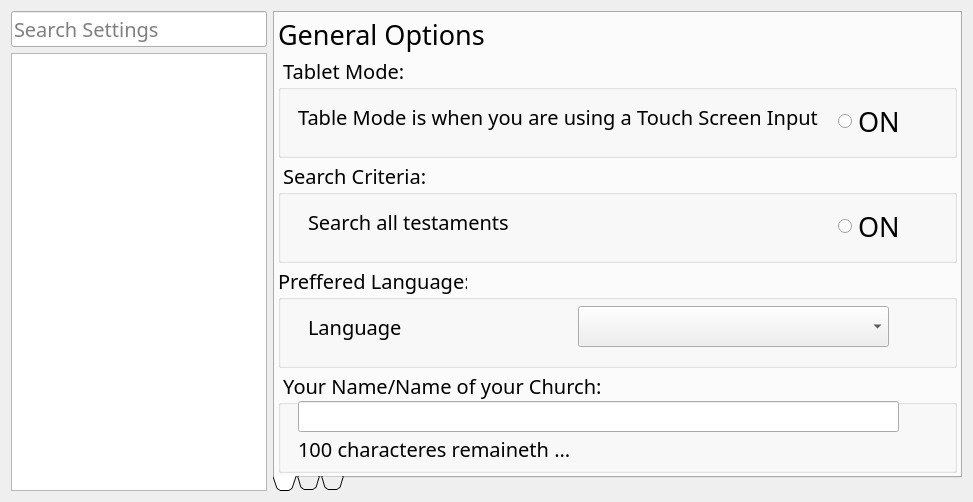
<?xml version="1.0" encoding="UTF-8"?>
<ui version="4.0">
 <class>BiblePreferences</class>
 <widget class="QDialog" name="BiblePreferences">
  <property name="geometry">
   <rect>
    <x>0</x>
    <y>0</y>
    <width>973</width>
    <height>502</height>
   </rect>
  </property>
  <property name="font">
   <font>
    <family>Trebuchet MS</family>
    <pointsize>15</pointsize>
   </font>
  </property>
  <property name="windowTitle">
   <string>Manage Preferences</string>
  </property>
  <property name="windowIcon">
   <iconset resource="icons/icons.qrc">
    <normaloff>:/icons/appicon</normaloff>:/icons/appicon</iconset>
  </property>
  <property name="sizeGripEnabled">
   <bool>false</bool>
  </property>
  <layout class="QVBoxLayout" name="MainLayout">
   <item>
    <layout class="QHBoxLayout" name="CentralWidget">
     <property name="bottomMargin">
      <number>0</number>
     </property>
     <item>
      <layout class="QVBoxLayout" name="PanelLeft">
       <item>
        <widget class="QLineEdit" name="TxtSearch">
         <property name="sizePolicy">
          <sizepolicy hsizetype="Preferred" vsizetype="Fixed">
           <horstretch>0</horstretch>
           <verstretch>0</verstretch>
          </sizepolicy>
         </property>
         <property name="font">
          <font>
           <family>Trebuchet MS</family>
           <pointsize>15</pointsize>
          </font>
         </property>
         <property name="inputMask">
          <string/>
         </property>
         <property name="text">
          <string/>
         </property>
         <property name="placeholderText">
          <string>Search Settings</string>
         </property>
        </widget>
       </item>
       <item>
        <widget class="QListView" name="LstNavigation">
         <property name="sizePolicy">
          <sizepolicy hsizetype="Preferred" vsizetype="Expanding">
           <horstretch>0</horstretch>
           <verstretch>0</verstretch>
          </sizepolicy>
         </property>
        </widget>
       </item>
      </layout>
     </item>
     <item>
      <layout class="QVBoxLayout" name="PanelRight">
       <item>
        <widget class="QTabWidget" name="PrefsTabs">
         <property name="enabled">
          <bool>true</bool>
         </property>
         <property name="sizePolicy">
          <sizepolicy hsizetype="Expanding" vsizetype="Expanding">
           <horstretch>0</horstretch>
           <verstretch>0</verstretch>
          </sizepolicy>
         </property>
         <property name="minimumSize">
          <size>
           <width>0</width>
           <height>0</height>
          </size>
         </property>
         <property name="font">
          <font>
           <family>Trebuchet MS</family>
           <pointsize>1</pointsize>
           <weight>50</weight>
           <bold>false</bold>
          </font>
         </property>
         <property name="tabPosition">
          <enum>QTabWidget::South</enum>
         </property>
         <property name="tabShape">
          <enum>QTabWidget::Triangular</enum>
         </property>
         <property name="currentIndex">
          <number>0</number>
         </property>
         <property name="elideMode">
          <enum>Qt::ElideNone</enum>
         </property>
         <property name="documentMode">
          <bool>false</bool>
         </property>
         <property name="tabsClosable">
          <bool>false</bool>
         </property>
         <property name="movable">
          <bool>true</bool>
         </property>
         <property name="tabBarAutoHide">
          <bool>true</bool>
         </property>
         <widget class="QWidget" name="TabPage1">
          <property name="sizePolicy">
           <sizepolicy hsizetype="Preferred" vsizetype="Fixed">
            <horstretch>0</horstretch>
            <verstretch>0</verstretch>
           </sizepolicy>
          </property>
          <property name="font">
           <font>
            <family>Trebuchet MS</family>
            <pointsize>15</pointsize>
            <weight>50</weight>
            <bold>false</bold>
           </font>
          </property>
          <property name="accessibleName">
           <string extracomment="This has to be equal to the tab title in all the main tabs">History</string>
          </property>
          <attribute name="title">
           <string/>
          </attribute>
          <layout class="QVBoxLayout" name="LayoutTabPage1">
           <property name="spacing">
            <number>3</number>
           </property>
           <property name="leftMargin">
            <number>3</number>
           </property>
           <property name="topMargin">
            <number>3</number>
           </property>
           <property name="rightMargin">
            <number>3</number>
           </property>
           <property name="bottomMargin">
            <number>3</number>
           </property>
           <item>
            <widget class="QLabel" name="LabelTab1">
             <property name="sizePolicy">
              <sizepolicy hsizetype="Expanding" vsizetype="Fixed">
               <horstretch>0</horstretch>
               <verstretch>0</verstretch>
              </sizepolicy>
             </property>
             <property name="font">
              <font>
               <family>Trebuchet MS</family>
               <pointsize>20</pointsize>
               <weight>50</weight>
               <bold>false</bold>
              </font>
             </property>
             <property name="text">
              <string>General Options</string>
             </property>
            </widget>
           </item>
           <item>
            <widget class="QGroupBox" name="GrpTabletMode">
             <property name="sizePolicy">
              <sizepolicy hsizetype="Expanding" vsizetype="Ignored">
               <horstretch>0</horstretch>
               <verstretch>0</verstretch>
              </sizepolicy>
             </property>
             <property name="minimumSize">
              <size>
               <width>0</width>
               <height>0</height>
              </size>
             </property>
             <property name="title">
              <string> Tablet Mode: </string>
             </property>
             <widget class="QRadioButton" name="BtnTabletMode">
              <property name="geometry">
               <rect>
                <x>560</x>
                <y>50</y>
                <width>71</width>
                <height>31</height>
               </rect>
              </property>
              <property name="font">
               <font>
                <family>Trebuchet MS</family>
                <pointsize>20</pointsize>
                <weight>50</weight>
                <bold>false</bold>
               </font>
              </property>
              <property name="text">
               <string>ON</string>
              </property>
             </widget>
             <widget class="QLabel" name="LblTabletMode">
              <property name="geometry">
               <rect>
                <x>20</x>
                <y>40</y>
                <width>551</width>
                <height>41</height>
               </rect>
              </property>
              <property name="sizePolicy">
               <sizepolicy hsizetype="Minimum" vsizetype="Preferred">
                <horstretch>0</horstretch>
                <verstretch>0</verstretch>
               </sizepolicy>
              </property>
              <property name="font">
               <font>
                <family>Trebuchet MS</family>
                <pointsize>15</pointsize>
                <weight>50</weight>
                <bold>false</bold>
               </font>
              </property>
              <property name="text">
               <string>Table Mode is when you are using a Touch Screen Input</string>
              </property>
             </widget>
            </widget>
           </item>
           <item>
            <widget class="QGroupBox" name="GrpSearchCriteria">
             <property name="sizePolicy">
              <sizepolicy hsizetype="Expanding" vsizetype="Preferred">
               <horstretch>0</horstretch>
               <verstretch>0</verstretch>
              </sizepolicy>
             </property>
             <property name="title">
              <string> Search Criteria: </string>
             </property>
             <widget class="QLabel" name="LblSearchCriteria">
              <property name="geometry">
               <rect>
                <x>30</x>
                <y>40</y>
                <width>551</width>
                <height>41</height>
               </rect>
              </property>
              <property name="font">
               <font>
                <family>Trebuchet MS</family>
                <pointsize>15</pointsize>
                <weight>50</weight>
                <bold>false</bold>
               </font>
              </property>
              <property name="text">
               <string>Search all testaments</string>
              </property>
             </widget>
             <widget class="QRadioButton" name="BtnSearchCriteria">
              <property name="geometry">
               <rect>
                <x>560</x>
                <y>50</y>
                <width>71</width>
                <height>31</height>
               </rect>
              </property>
              <property name="font">
               <font>
                <family>Trebuchet MS</family>
                <pointsize>20</pointsize>
                <weight>50</weight>
                <bold>false</bold>
               </font>
              </property>
              <property name="text">
               <string>ON</string>
              </property>
             </widget>
            </widget>
           </item>
           <item>
            <widget class="QGroupBox" name="GrpLanguage">
             <property name="sizePolicy">
              <sizepolicy hsizetype="Expanding" vsizetype="Preferred">
               <horstretch>0</horstretch>
               <verstretch>0</verstretch>
              </sizepolicy>
             </property>
             <property name="title">
              <string>Preffered Language: </string>
             </property>
             <widget class="QLabel" name="LblLanguage">
              <property name="geometry">
               <rect>
                <x>30</x>
                <y>40</y>
                <width>551</width>
                <height>41</height>
               </rect>
              </property>
              <property name="font">
               <font>
                <family>Trebuchet MS</family>
                <pointsize>15</pointsize>
                <weight>50</weight>
                <bold>false</bold>
               </font>
              </property>
              <property name="text">
               <string>Language</string>
              </property>
             </widget>
             <widget class="QComboBox" name="CmbLanguage">
              <property name="geometry">
               <rect>
                <x>300</x>
                <y>40</y>
                <width>311</width>
                <height>41</height>
               </rect>
              </property>
              <property name="font">
               <font>
                <family>Trebuchet MS</family>
                <pointsize>15</pointsize>
                <weight>50</weight>
                <bold>false</bold>
               </font>
              </property>
             </widget>
            </widget>
           </item>
           <item>
            <widget class="QGroupBox" name="GrpYourName">
             <property name="sizePolicy">
              <sizepolicy hsizetype="Expanding" vsizetype="Preferred">
               <horstretch>0</horstretch>
               <verstretch>0</verstretch>
              </sizepolicy>
             </property>
             <property name="title">
              <string> Your Name/Name of your Church: </string>
             </property>
             <widget class="QLineEdit" name="TxtYourName">
              <property name="geometry">
               <rect>
                <x>20</x>
                <y>30</y>
                <width>601</width>
                <height>31</height>
               </rect>
              </property>
             </widget>
             <widget class="QLabel" name="LblYourName">
              <property name="geometry">
               <rect>
                <x>20</x>
                <y>70</y>
                <width>421</width>
                <height>16</height>
               </rect>
              </property>
              <property name="text">
               <string>100 characteres remaineth ...</string>
              </property>
             </widget>
            </widget>
           </item>
          </layout>
         </widget>
         <widget class="QWidget" name="TabPage2">
          <property name="font">
           <font>
            <family>Trebuchet MS</family>
            <pointsize>15</pointsize>
            <weight>50</weight>
            <bold>false</bold>
           </font>
          </property>
          <property name="accessibleName">
           <string extracomment="This has to be equal to the tab title in all the main tabs">History</string>
          </property>
          <attribute name="title">
           <string/>
          </attribute>
          <layout class="QVBoxLayout" name="LayoutTabPage2">
           <property name="spacing">
            <number>3</number>
           </property>
           <property name="leftMargin">
            <number>3</number>
           </property>
           <property name="topMargin">
            <number>3</number>
           </property>
           <property name="rightMargin">
            <number>3</number>
           </property>
           <property name="bottomMargin">
            <number>3</number>
           </property>
           <item>
            <widget class="QLabel" name="LblTabPage2">
             <property name="sizePolicy">
              <sizepolicy hsizetype="Preferred" vsizetype="Fixed">
               <horstretch>0</horstretch>
               <verstretch>0</verstretch>
              </sizepolicy>
             </property>
             <property name="font">
              <font>
               <family>Trebuchet MS</family>
               <pointsize>20</pointsize>
               <weight>50</weight>
               <bold>false</bold>
              </font>
             </property>
             <property name="text">
              <string>App Font Options</string>
             </property>
            </widget>
           </item>
           <item>
            <widget class="QGroupBox" name="GrpSampleText">
             <property name="title">
              <string> Sample Text: </string>
             </property>
             <widget class="QPlainTextEdit" name="TxtSampleText">
              <property name="geometry">
               <rect>
                <x>10</x>
                <y>30</y>
                <width>601</width>
                <height>71</height>
               </rect>
              </property>
              <property name="font">
               <font>
                <family>Trebuchet MS</family>
                <pointsize>20</pointsize>
                <weight>50</weight>
                <bold>false</bold>
               </font>
              </property>
              <property name="verticalScrollBarPolicy">
               <enum>Qt::ScrollBarAlwaysOff</enum>
              </property>
              <property name="horizontalScrollBarPolicy">
               <enum>Qt::ScrollBarAlwaysOff</enum>
              </property>
              <property name="plainText">
               <string>The Holy Bible</string>
              </property>
             </widget>
            </widget>
           </item>
           <item>
            <widget class="QGroupBox" name="GrpGeneralAppFont">
             <property name="title">
              <string> General App Font: </string>
             </property>
             <widget class="QPushButton" name="BtnDownGeneralAppFont">
              <property name="geometry">
               <rect>
                <x>10</x>
                <y>30</y>
                <width>40</width>
                <height>40</height>
               </rect>
              </property>
              <property name="text">
               <string/>
              </property>
              <property name="icon">
               <iconset resource="images/images.qrc">
                <normaloff>:/Down_Black.png</normaloff>:/Down_Black.png</iconset>
              </property>
              <property name="iconSize">
               <size>
                <width>35</width>
                <height>35</height>
               </size>
              </property>
              <property name="default">
               <bool>false</bool>
              </property>
              <property name="flat">
               <bool>true</bool>
              </property>
             </widget>
             <widget class="QSlider" name="SldGeneralAppFont">
              <property name="geometry">
               <rect>
                <x>49</x>
                <y>30</y>
                <width>251</width>
                <height>41</height>
               </rect>
              </property>
              <property name="minimum">
               <number>10</number>
              </property>
              <property name="maximum">
               <number>50</number>
              </property>
              <property name="pageStep">
               <number>5</number>
              </property>
              <property name="sliderPosition">
               <number>20</number>
              </property>
              <property name="orientation">
               <enum>Qt::Horizontal</enum>
              </property>
              <property name="tickPosition">
               <enum>QSlider::TicksBothSides</enum>
              </property>
             </widget>
             <widget class="QPushButton" name="BtnUpGeneralAppFont">
              <property name="geometry">
               <rect>
                <x>300</x>
                <y>30</y>
                <width>40</width>
                <height>40</height>
               </rect>
              </property>
              <property name="text">
               <string/>
              </property>
              <property name="icon">
               <iconset resource="images/images.qrc">
                <normaloff>:/Up_Black.png</normaloff>:/Up_Black.png</iconset>
              </property>
              <property name="iconSize">
               <size>
                <width>35</width>
                <height>35</height>
               </size>
              </property>
              <property name="default">
               <bool>false</bool>
              </property>
              <property name="flat">
               <bool>true</bool>
              </property>
             </widget>
             <widget class="QComboBox" name="CmbGeneralAppFont">
              <property name="geometry">
               <rect>
                <x>350</x>
                <y>30</y>
                <width>181</width>
                <height>41</height>
               </rect>
              </property>
              <property name="font">
               <font>
                <family>Trebuchet MS</family>
                <pointsize>18</pointsize>
                <weight>50</weight>
                <bold>false</bold>
               </font>
              </property>
             </widget>
             <widget class="QRadioButton" name="BtnGeneralAppFont">
              <property name="geometry">
               <rect>
                <x>550</x>
                <y>30</y>
                <width>101</width>
                <height>31</height>
               </rect>
              </property>
              <property name="sizePolicy">
               <sizepolicy hsizetype="Fixed" vsizetype="Fixed">
                <horstretch>0</horstretch>
                <verstretch>0</verstretch>
               </sizepolicy>
              </property>
              <property name="font">
               <font>
                <family>Trebuchet MS</family>
                <pointsize>20</pointsize>
                <weight>50</weight>
                <bold>false</bold>
               </font>
              </property>
              <property name="text">
               <string>BOLD</string>
              </property>
             </widget>
            </widget>
           </item>
           <item>
            <widget class="QGroupBox" name="GrpScriptureReadingFont">
             <property name="title">
              <string>Scripture Reading Font: </string>
             </property>
             <widget class="QComboBox" name="CmbScriptureReadingFont">
              <property name="geometry">
               <rect>
                <x>350</x>
                <y>30</y>
                <width>181</width>
                <height>41</height>
               </rect>
              </property>
              <property name="font">
               <font>
                <family>Trebuchet MS</family>
                <pointsize>18</pointsize>
                <weight>50</weight>
                <bold>false</bold>
               </font>
              </property>
             </widget>
             <widget class="QSlider" name="SldScriptureReadingFont">
              <property name="geometry">
               <rect>
                <x>49</x>
                <y>30</y>
                <width>251</width>
                <height>41</height>
               </rect>
              </property>
              <property name="minimum">
               <number>10</number>
              </property>
              <property name="maximum">
               <number>50</number>
              </property>
              <property name="pageStep">
               <number>5</number>
              </property>
              <property name="sliderPosition">
               <number>20</number>
              </property>
              <property name="orientation">
               <enum>Qt::Horizontal</enum>
              </property>
              <property name="tickPosition">
               <enum>QSlider::TicksBothSides</enum>
              </property>
             </widget>
             <widget class="QRadioButton" name="BtnScriptureReadingFont">
              <property name="geometry">
               <rect>
                <x>550</x>
                <y>30</y>
                <width>101</width>
                <height>31</height>
               </rect>
              </property>
              <property name="font">
               <font>
                <family>Trebuchet MS</family>
                <pointsize>20</pointsize>
                <weight>50</weight>
                <bold>false</bold>
               </font>
              </property>
              <property name="text">
               <string>BOLD</string>
              </property>
             </widget>
             <widget class="QPushButton" name="BtnUpScriptureReadingFont">
              <property name="geometry">
               <rect>
                <x>300</x>
                <y>30</y>
                <width>40</width>
                <height>40</height>
               </rect>
              </property>
              <property name="text">
               <string/>
              </property>
              <property name="icon">
               <iconset resource="images/images.qrc">
                <normaloff>:/Up_Black.png</normaloff>:/Up_Black.png</iconset>
              </property>
              <property name="iconSize">
               <size>
                <width>35</width>
                <height>35</height>
               </size>
              </property>
              <property name="default">
               <bool>false</bool>
              </property>
              <property name="flat">
               <bool>true</bool>
              </property>
             </widget>
             <widget class="QPushButton" name="BtnDownScriptureReadingFont">
              <property name="geometry">
               <rect>
                <x>10</x>
                <y>30</y>
                <width>40</width>
                <height>40</height>
               </rect>
              </property>
              <property name="text">
               <string/>
              </property>
              <property name="icon">
               <iconset resource="images/images.qrc">
                <normaloff>:/Down_Black.png</normaloff>:/Down_Black.png</iconset>
              </property>
              <property name="iconSize">
               <size>
                <width>35</width>
                <height>35</height>
               </size>
              </property>
              <property name="default">
               <bool>false</bool>
              </property>
              <property name="flat">
               <bool>true</bool>
              </property>
             </widget>
            </widget>
           </item>
           <item>
            <widget class="QGroupBox" name="GrpScripturePresentFont">
             <property name="title">
              <string>Scripture Presentation Font: </string>
             </property>
             <widget class="QComboBox" name="CmbScripturePresentFont">
              <property name="geometry">
               <rect>
                <x>350</x>
                <y>40</y>
                <width>181</width>
                <height>41</height>
               </rect>
              </property>
              <property name="font">
               <font>
                <family>Trebuchet MS</family>
                <pointsize>18</pointsize>
                <weight>50</weight>
                <bold>false</bold>
               </font>
              </property>
             </widget>
             <widget class="QSlider" name="SldScripturePresentFont">
              <property name="geometry">
               <rect>
                <x>49</x>
                <y>40</y>
                <width>251</width>
                <height>41</height>
               </rect>
              </property>
              <property name="minimum">
               <number>10</number>
              </property>
              <property name="pageStep">
               <number>5</number>
              </property>
              <property name="sliderPosition">
               <number>20</number>
              </property>
              <property name="orientation">
               <enum>Qt::Horizontal</enum>
              </property>
              <property name="tickPosition">
               <enum>QSlider::TicksBothSides</enum>
              </property>
             </widget>
             <widget class="QRadioButton" name="BtnScripturePresentFont">
              <property name="geometry">
               <rect>
                <x>550</x>
                <y>40</y>
                <width>101</width>
                <height>31</height>
               </rect>
              </property>
              <property name="font">
               <font>
                <family>Trebuchet MS</family>
                <pointsize>20</pointsize>
                <weight>50</weight>
                <bold>false</bold>
               </font>
              </property>
              <property name="text">
               <string>BOLD</string>
              </property>
             </widget>
             <widget class="QPushButton" name="BtnUpScripturePresentFont">
              <property name="geometry">
               <rect>
                <x>300</x>
                <y>40</y>
                <width>40</width>
                <height>40</height>
               </rect>
              </property>
              <property name="text">
               <string/>
              </property>
              <property name="icon">
               <iconset resource="images/images.qrc">
                <normaloff>:/Up_Black.png</normaloff>:/Up_Black.png</iconset>
              </property>
              <property name="iconSize">
               <size>
                <width>35</width>
                <height>35</height>
               </size>
              </property>
              <property name="default">
               <bool>false</bool>
              </property>
              <property name="flat">
               <bool>true</bool>
              </property>
             </widget>
             <widget class="QPushButton" name="BtnDownScripturePresentFont">
              <property name="geometry">
               <rect>
                <x>10</x>
                <y>40</y>
                <width>40</width>
                <height>40</height>
               </rect>
              </property>
              <property name="text">
               <string/>
              </property>
              <property name="icon">
               <iconset resource="images/images.qrc">
                <normaloff>:/Down_Black.png</normaloff>:/Down_Black.png</iconset>
              </property>
              <property name="iconSize">
               <size>
                <width>35</width>
                <height>35</height>
               </size>
              </property>
              <property name="default">
               <bool>false</bool>
              </property>
              <property name="flat">
               <bool>true</bool>
              </property>
             </widget>
            </widget>
           </item>
          </layout>
         </widget>
         <widget class="QWidget" name="TabPage3">
          <property name="font">
           <font>
            <family>Trebuchet MS</family>
            <pointsize>15</pointsize>
            <weight>50</weight>
            <bold>false</bold>
           </font>
          </property>
          <property name="accessibleName">
           <string extracomment="This has to be equal to the tab title in all the main tabs">History</string>
          </property>
          <attribute name="title">
           <string/>
          </attribute>
          <layout class="QVBoxLayout" name="LayoutTabPage3">
           <property name="spacing">
            <number>3</number>
           </property>
           <property name="leftMargin">
            <number>3</number>
           </property>
           <property name="topMargin">
            <number>3</number>
           </property>
           <property name="rightMargin">
            <number>3</number>
           </property>
           <property name="bottomMargin">
            <number>3</number>
           </property>
           <item>
            <widget class="QLabel" name="LblTabPage3">
             <property name="sizePolicy">
              <sizepolicy hsizetype="Preferred" vsizetype="Fixed">
               <horstretch>0</horstretch>
               <verstretch>0</verstretch>
              </sizepolicy>
             </property>
             <property name="font">
              <font>
               <family>Trebuchet MS</family>
               <pointsize>20</pointsize>
               <weight>50</weight>
               <bold>false</bold>
              </font>
             </property>
             <property name="text">
              <string>Presentation Theme Options</string>
             </property>
            </widget>
           </item>
           <item>
            <layout class="QHBoxLayout" name="TopLayout">
             <item>
              <widget class="QPushButton" name="BtnTheme1">
               <property name="sizePolicy">
                <sizepolicy hsizetype="Preferred" vsizetype="Preferred">
                 <horstretch>0</horstretch>
                 <verstretch>0</verstretch>
                </sizepolicy>
               </property>
               <property name="font">
                <font>
                 <family>Trebuchet MS</family>
                 <pointsize>18</pointsize>
                 <weight>50</weight>
                 <bold>false</bold>
                </font>
               </property>
               <property name="autoFillBackground">
                <bool>false</bool>
               </property>
               <property name="text">
                <string>Black
and
White</string>
               </property>
               <property name="checkable">
                <bool>true</bool>
               </property>
               <property name="checked">
                <bool>false</bool>
               </property>
              </widget>
             </item>
             <item>
              <widget class="QPushButton" name="BtnTheme2">
               <property name="sizePolicy">
                <sizepolicy hsizetype="Preferred" vsizetype="Preferred">
                 <horstretch>0</horstretch>
                 <verstretch>0</verstretch>
                </sizepolicy>
               </property>
               <property name="font">
                <font>
                 <family>Trebuchet MS</family>
                 <pointsize>18</pointsize>
                 <weight>50</weight>
                 <bold>false</bold>
                </font>
               </property>
               <property name="text">
                <string>White
and
Black</string>
               </property>
               <property name="checkable">
                <bool>true</bool>
               </property>
               <property name="checked">
                <bool>false</bool>
               </property>
              </widget>
             </item>
             <item>
              <widget class="QPushButton" name="BtnTheme3">
               <property name="sizePolicy">
                <sizepolicy hsizetype="Minimum" vsizetype="Preferred">
                 <horstretch>0</horstretch>
                 <verstretch>0</verstretch>
                </sizepolicy>
               </property>
               <property name="font">
                <font>
                 <family>Trebuchet MS</family>
                 <pointsize>18</pointsize>
                 <weight>50</weight>
                 <bold>false</bold>
                </font>
               </property>
               <property name="text">
                <string>Gray
and
White</string>
               </property>
               <property name="checkable">
                <bool>true</bool>
               </property>
              </widget>
             </item>
             <item>
              <widget class="QPushButton" name="BtnTheme4">
               <property name="sizePolicy">
                <sizepolicy hsizetype="Minimum" vsizetype="Preferred">
                 <horstretch>0</horstretch>
                 <verstretch>0</verstretch>
                </sizepolicy>
               </property>
               <property name="font">
                <font>
                 <family>Trebuchet MS</family>
                 <pointsize>18</pointsize>
                 <weight>50</weight>
                 <bold>false</bold>
                </font>
               </property>
               <property name="text">
                <string>White
and
Gray</string>
               </property>
               <property name="checkable">
                <bool>true</bool>
               </property>
              </widget>
             </item>
             <item>
              <widget class="QPushButton" name="BtnTheme5">
               <property name="sizePolicy">
                <sizepolicy hsizetype="Minimum" vsizetype="Preferred">
                 <horstretch>0</horstretch>
                 <verstretch>0</verstretch>
                </sizepolicy>
               </property>
               <property name="font">
                <font>
                 <family>Trebuchet MS</family>
                 <pointsize>18</pointsize>
                 <weight>50</weight>
                 <bold>false</bold>
                </font>
               </property>
               <property name="text">
                <string>Blue
and
White</string>
               </property>
               <property name="checkable">
                <bool>true</bool>
               </property>
              </widget>
             </item>
            </layout>
           </item>
           <item>
            <layout class="QHBoxLayout" name="MidLayout">
             <item>
              <widget class="QPushButton" name="BtnTheme6">
               <property name="sizePolicy">
                <sizepolicy hsizetype="Preferred" vsizetype="Preferred">
                 <horstretch>0</horstretch>
                 <verstretch>0</verstretch>
                </sizepolicy>
               </property>
               <property name="font">
                <font>
                 <family>Trebuchet MS</family>
                 <pointsize>18</pointsize>
                 <weight>50</weight>
                 <bold>false</bold>
                </font>
               </property>
               <property name="text">
                <string>White
and
Blue</string>
               </property>
               <property name="checkable">
                <bool>true</bool>
               </property>
              </widget>
             </item>
             <item>
              <widget class="QPushButton" name="BtnTheme7">
               <property name="sizePolicy">
                <sizepolicy hsizetype="Minimum" vsizetype="Preferred">
                 <horstretch>0</horstretch>
                 <verstretch>0</verstretch>
                </sizepolicy>
               </property>
               <property name="font">
                <font>
                 <family>Trebuchet MS</family>
                 <pointsize>18</pointsize>
                 <weight>50</weight>
                 <bold>false</bold>
                </font>
               </property>
               <property name="text">
                <string>Green
and
White</string>
               </property>
               <property name="checkable">
                <bool>true</bool>
               </property>
              </widget>
             </item>
             <item>
              <widget class="QPushButton" name="BtnTheme8">
               <property name="sizePolicy">
                <sizepolicy hsizetype="Minimum" vsizetype="Preferred">
                 <horstretch>0</horstretch>
                 <verstretch>0</verstretch>
                </sizepolicy>
               </property>
               <property name="font">
                <font>
                 <family>Trebuchet MS</family>
                 <pointsize>18</pointsize>
                 <weight>50</weight>
                 <bold>false</bold>
                </font>
               </property>
               <property name="text">
                <string>White
and
Green</string>
               </property>
               <property name="checkable">
                <bool>true</bool>
               </property>
              </widget>
             </item>
             <item>
              <widget class="QPushButton" name="BtnTheme9">
               <property name="sizePolicy">
                <sizepolicy hsizetype="Minimum" vsizetype="Preferred">
                 <horstretch>0</horstretch>
                 <verstretch>0</verstretch>
                </sizepolicy>
               </property>
               <property name="font">
                <font>
                 <family>Trebuchet MS</family>
                 <pointsize>18</pointsize>
                 <weight>50</weight>
                 <bold>false</bold>
                </font>
               </property>
               <property name="text">
                <string>Orange
and
White</string>
               </property>
               <property name="checkable">
                <bool>true</bool>
               </property>
              </widget>
             </item>
             <item>
              <widget class="QPushButton" name="BtnTheme10">
               <property name="sizePolicy">
                <sizepolicy hsizetype="Minimum" vsizetype="Preferred">
                 <horstretch>0</horstretch>
                 <verstretch>0</verstretch>
                </sizepolicy>
               </property>
               <property name="font">
                <font>
                 <family>Trebuchet MS</family>
                 <pointsize>18</pointsize>
                 <weight>50</weight>
                 <bold>false</bold>
                </font>
               </property>
               <property name="text">
                <string>White
and
Orange</string>
               </property>
               <property name="checkable">
                <bool>true</bool>
               </property>
              </widget>
             </item>
            </layout>
           </item>
           <item>
            <layout class="QHBoxLayout" name="DownLayout">
             <item>
              <widget class="QPushButton" name="BtnTheme11">
               <property name="sizePolicy">
                <sizepolicy hsizetype="Minimum" vsizetype="Preferred">
                 <horstretch>0</horstretch>
                 <verstretch>0</verstretch>
                </sizepolicy>
               </property>
               <property name="font">
                <font>
                 <family>Trebuchet MS</family>
                 <pointsize>18</pointsize>
                 <weight>50</weight>
                 <bold>false</bold>
                </font>
               </property>
               <property name="text">
                <string>Red
and
White</string>
               </property>
               <property name="checkable">
                <bool>true</bool>
               </property>
              </widget>
             </item>
             <item>
              <widget class="QPushButton" name="BtnTheme12">
               <property name="sizePolicy">
                <sizepolicy hsizetype="Minimum" vsizetype="Preferred">
                 <horstretch>0</horstretch>
                 <verstretch>0</verstretch>
                </sizepolicy>
               </property>
               <property name="font">
                <font>
                 <family>Trebuchet MS</family>
                 <pointsize>18</pointsize>
                 <weight>50</weight>
                 <bold>false</bold>
                </font>
               </property>
               <property name="text">
                <string>White
and
Red</string>
               </property>
               <property name="checkable">
                <bool>true</bool>
               </property>
              </widget>
             </item>
             <item>
              <widget class="QPushButton" name="BtnTheme13">
               <property name="sizePolicy">
                <sizepolicy hsizetype="Minimum" vsizetype="Preferred">
                 <horstretch>0</horstretch>
                 <verstretch>0</verstretch>
                </sizepolicy>
               </property>
               <property name="font">
                <font>
                 <family>Trebuchet MS</family>
                 <pointsize>18</pointsize>
                 <weight>50</weight>
                 <bold>false</bold>
                </font>
               </property>
               <property name="text">
                <string>Black
and
Yellow</string>
               </property>
               <property name="checkable">
                <bool>true</bool>
               </property>
              </widget>
             </item>
             <item>
              <widget class="QPushButton" name="BtnTheme14">
               <property name="sizePolicy">
                <sizepolicy hsizetype="Minimum" vsizetype="Preferred">
                 <horstretch>0</horstretch>
                 <verstretch>0</verstretch>
                </sizepolicy>
               </property>
               <property name="font">
                <font>
                 <family>Trebuchet MS</family>
                 <pointsize>18</pointsize>
                 <weight>50</weight>
                 <bold>false</bold>
                </font>
               </property>
               <property name="text">
                <string>Yellow
and
Black</string>
               </property>
               <property name="checkable">
                <bool>true</bool>
               </property>
              </widget>
             </item>
             <item>
              <widget class="QPushButton" name="BtnTheme15">
               <property name="sizePolicy">
                <sizepolicy hsizetype="Minimum" vsizetype="Preferred">
                 <horstretch>0</horstretch>
                 <verstretch>0</verstretch>
                </sizepolicy>
               </property>
               <property name="font">
                <font>
                 <family>Trebuchet MS</family>
                 <pointsize>18</pointsize>
                 <weight>50</weight>
                 <bold>false</bold>
                </font>
               </property>
               <property name="text">
                <string>Custom
Theme</string>
               </property>
               <property name="checkable">
                <bool>true</bool>
               </property>
               <property name="flat">
                <bool>false</bool>
               </property>
              </widget>
             </item>
            </layout>
           </item>
          </layout>
         </widget>
        </widget>
       </item>
      </layout>
     </item>
    </layout>
   </item>
  </layout>
 </widget>
 <resources>
  <include location="icons/icons.qrc"/>
  <include location="images/images.qrc"/>
 </resources>
 <connections/>
</ui>
